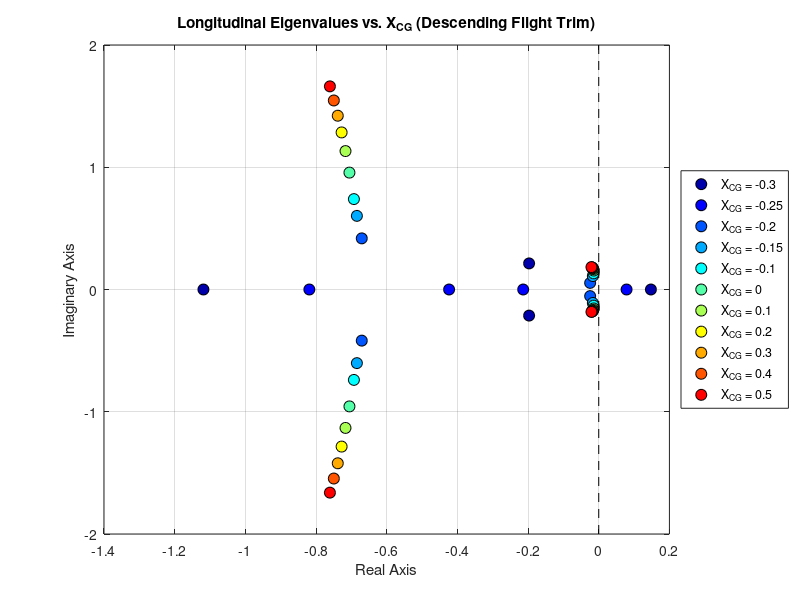

Write MATLAB code to recreate this figure.
% ===== Part e: longitudinal eigenvalues vs Xcg =====
clear
clc
close all

temp = load('linear_models_vs_Xcg.mat');
A_all = temp.A_all;
X_cg = temp.X_cg;
N = length(X_cg);

lon_idx = [1 3 5 8];   % u, w, q, theta

figure; hold on; grid on; box on;
colors = jet(N);
legend_entries = cell(1,N);

fprintf('Xcg/cbar    max(Re(eig_lon))    stability\n');
for i = 1:N
    A_lon = A_all(lon_idx, lon_idx, i);
    e = eig(A_lon);

    plot(real(e), imag(e), 'o', 'MarkerSize',8, ...
        'MarkerFaceColor',colors(i,:), 'MarkerEdgeColor','k');
    legend_entries{i} = sprintf('X_{CG} = %.2g', X_cg(i));

    max_re = max(real(e));
    if max_re < 0
        stability = 'stable';
    else
        stability = 'UNSTABLE';
    end
    fprintf('%8.3f      %10.5f        %s\n', X_cg(i), max_re, stability);
end

plot([0 0], ylim, 'k--');
xlabel('Real Axis');
ylabel('Imaginary Axis');
title('Longitudinal Eigenvalues vs. X_{CG} (Descending Flight Trim)');
legend(legend_entries, 'Location','eastoutside');

for i = 1:N
    A_lon = A_all([1 3 5 8],[1 3 5 8],i);
    e = eig(A_lon);
    fprintf('Xcg = %.2f: ', X_cg(i));
    fprintf('%.4f%+.4fi  ', [real(e) imag(e)]');
    fprintf('\n');
end
